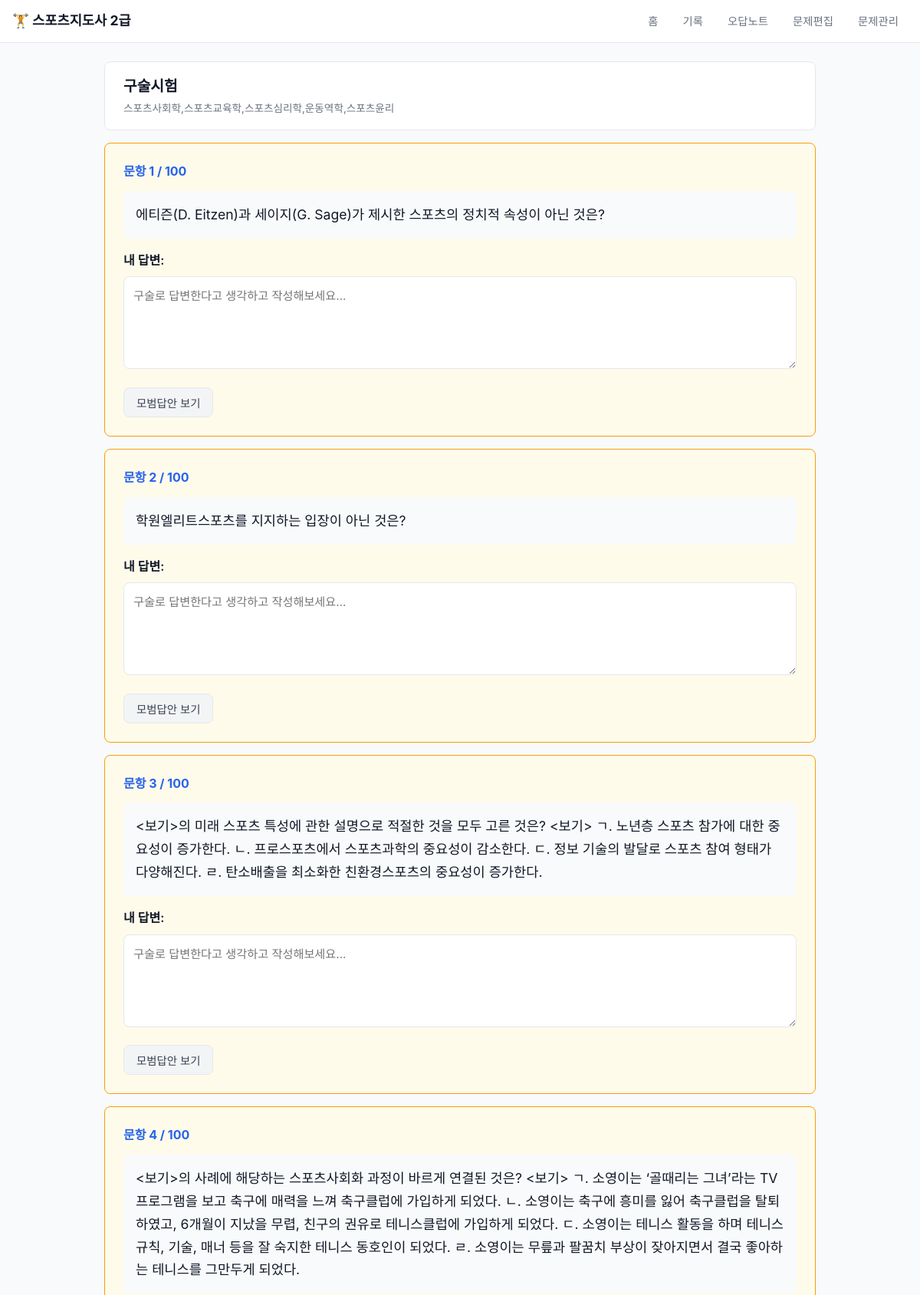
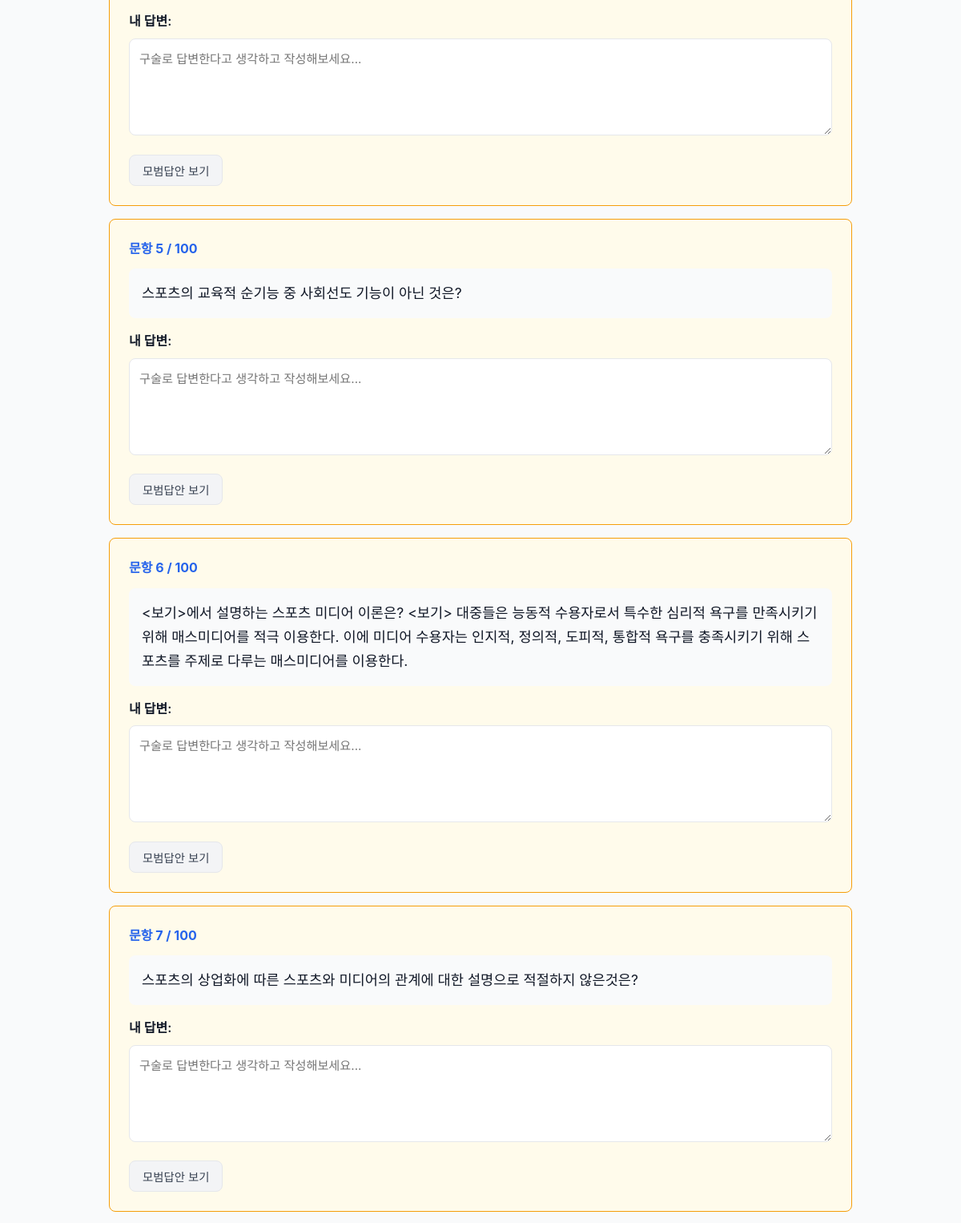
Screenshot of /oral/1 (upper part) with the database file from the repository (2 pictures, top to bottom).
### tables this page shows
CREATE TABLE test_sessions (
    id              INTEGER PRIMARY KEY AUTOINCREMENT,
    test_type       TEXT NOT NULL CHECK(test_type IN ('written', 'oral')),
    selected_subjects TEXT NOT NULL,
    total_questions INTEGER NOT NULL,
    correct_count   INTEGER DEFAULT 0,
    score_percent   REAL DEFAULT 0,
    time_limit_sec  INTEGER,
    time_spent_sec  INTEGER,
    is_passed       INTEGER DEFAULT 0,
    completed       INTEGER DEFAULT 0,
    started_at      TEXT DEFAULT (datetime('now')),
    finished_at     TEXT
);

CREATE TABLE user_answers (
    id              INTEGER PRIMARY KEY AUTOINCREMENT,
    session_id      INTEGER NOT NULL REFERENCES test_sessions(id) ON DELETE CASCADE,
    question_id     INTEGER NOT NULL REFERENCES questions(id),
    subject_id      INTEGER NOT NULL REFERENCES subjects(id),
    user_answer     TEXT,
    is_correct      INTEGER DEFAULT 0,
    answered_at     TEXT DEFAULT (datetime('now'))
);

CREATE TABLE questions (
    id              INTEGER PRIMARY KEY AUTOINCREMENT,
    subject_id      INTEGER NOT NULL REFERENCES subjects(id),
    question_type   TEXT NOT NULL CHECK(question_type IN ('multiple_choice', 'oral')),
    question_text   TEXT NOT NULL,
    option_a        TEXT,
    option_b        TEXT,
    option_c        TEXT,
    option_d        TEXT,
    correct_answer  TEXT NOT NULL,
    explanation     TEXT,
    difficulty      INTEGER DEFAULT 2 CHECK(difficulty BETWEEN 1 AND 3),
    exam_year       TEXT,
    exam_type       TEXT,
    question_number INTEGER,
    source          TEXT,
    created_at      TEXT DEFAULT (datetime('now'))
, comment TEXT);

### app.py (the view)
@app.route('/oral/<int:session_id>')
def oral_quiz(session_id):
    db = get_db()
    session = db.execute('SELECT * FROM test_sessions WHERE id = ?', (session_id,)).fetchone()
    if not session:
        flash('시험을 찾을 수 없습니다.', 'error')
        return redirect(url_for('index'))
    if session['completed']:
        return redirect(url_for('result', session_id=session_id))
    answers = db.execute('''
        SELECT ua.*, q.question_text, q.correct_answer, q.explanation, s.name as subject_name
        FROM user_answers ua
        JOIN questions q ON ua.question_id = q.id
        JOIN subjects s ON ua.subject_id = s.id
        WHERE ua.session_id = ?
        ORDER BY ua.id
    ''', (session_id,)).fetchall()
    return render_template('oral.html', session=session, answers=answers)

### app.py (called while the page is built)
def get_db():
    if 'db' not in g:
        os.makedirs(os.path.dirname(DB_PATH), exist_ok=True)
        g.db = sqlite3.connect(DB_PATH)
        g.db.row_factory = sqlite3.Row
        g.db.execute('PRAGMA foreign_keys = ON')
    return g.db

### templates/oral.html (shortened to what this page needs)
{% extends "base.html" %}
{% block content %}
<div class="quiz-header">
    <div class="quiz-info">
        <h2>구술시험</h2>
        <span>{{ session.selected_subjects }}</span>
    </div>
</div>
<form action="/oral/{{ session.id }}/submit" method="POST" id="oralForm">
    {% for a in answers %}
    <div class="oral-card" id="oral-{{ loop.index }}">
        <div class="oral-number">문항 {{ loop.index }} / {{ answers|length }}</div>
        <div class="oral-question">{{ a.question_text }}</div>
        <div class="oral-answer-area">
            <label>내 답변:</label>
            <textarea name="answer_{{ a.question_id }}" rows="5"
                      placeholder="구술로 답변한다고 생각하고 작성해보세요..."></textarea>
        </div>
        <button type="button" class="btn btn-secondary"
                onclick="showModel({{ loop.index }}, this)">
            모범답안 보기
        </button>
    </div>
    {% endfor %}
</form>
{% endblock %}

### static/style.css (style rules this page uses)
* { margin: 0; padding: 0; box-sizing: border-box; }
:root { --primary: #2563eb; --primary-dark: #1d4ed8; --success: #16a34a; --danger: #dc2626; --warning: #f59e0b; --gray-50: #f9fafb; --gray-100: #f3f4f6; --gray-200: #e5e7eb; --gray-300: #d1d5db; --gray-500: #6b7280; --gray-700: #374151; --gray-900: #111827; --radius: 8px; }
body { font-family: -apple-system, BlinkMacSystemFont, 'Segoe UI', sans-serif; background: var(--gray-50); color: var(--gray-900); line-height: 1.6; }
.btn { display: inline-block; padding: 0.5rem 1rem; border: 1px solid var(--gray-300); border-radius: var(--radius); background: white; color: var(--gray-700); cursor: pointer; font-size: 0.9rem; text-decoration: none; transition: all 0.2s; }
.btn-secondary { background: var(--gray-100); border-color: var(--gray-200); }
.oral-card:has(input:checked) { border-color: var(--warning); background: #fffbeb; }
.quiz-header { display: flex; justify-content: space-between; align-items: center; background: white; border: 1px solid var(--gray-200); border-radius: var(--radius); padding: 1rem 1.5rem; margin-bottom: 1rem; }
.quiz-info h2 { font-size: 1.2rem; }
.quiz-info span { color: var(--gray-500); font-size: 0.85rem; }
.oral-card { background: white; border: 1px solid var(--gray-200); border-radius: var(--radius); padding: 1.5rem; margin-bottom: 1rem; }
.oral-number { font-weight: 700; color: var(--primary); margin-bottom: 0.75rem; }
.oral-question { font-size: 1.1rem; line-height: 1.7; margin-bottom: 1rem; padding: 1rem; background: var(--gray-50); border-radius: var(--radius); }
.oral-answer-area { margin-bottom: 1rem; }
.oral-answer-area label { font-weight: 600; display: block; margin-bottom: 0.5rem; }
.oral-answer-area textarea { width: 100%; padding: 0.75rem; border: 1px solid var(--gray-200); border-radius: var(--radius); font-size: 0.95rem; resize: vertical; font-family: inherit; }

### rows the page displays
test_sessions: selected_subjects "스포츠사회학,스포츠교육학,스포츠심리학,운동역학,스포츠윤리"
user_answers: answers "100", question_text "에티즌(D. Eitzen)과 세이지(G. Sage)가 제시한 스포츠의 정치적 속성이 아닌 것은?", question_id "구술로 답변한다고 생각하고 작성해보세요..."
user_answers: answers "100", question_text "학원엘리트스포츠를 지지하는 입장이 아닌 것은?", question_id "구술로 답변한다고 생각하고 작성해보세요..."
user_answers: answers "100", question_text "<보기>의 미래 스포츠 특성에 관한 설명으로 적절한 것을 모두 고른 것은? <보기> ㄱ. 노년층 스포츠 참가에 대한 중요성이 증가한다. ㄴ. 프로스포츠에서 스포츠과학의 중요성이 감소한다. ㄷ. 정보 기술의 발달로 스포츠 참여 형태가 다양해진다. ㄹ. 탄소배출을 최소화한 친환경스포츠의 중요성이 증가한다.", question_id "구술로 답변한다고 생각하고 작성해보세요..."
user_answers: answers "100", question_text "<보기>의 사례에 해당하는 스포츠사회화 과정이 바르게 연결된 것은? <보기> ㄱ. 소영이는 ‘골때리는 그녀’라는 TV 프로그램을 보고 축구에 매력을 느껴 축구클럽에 가입하게 되었다. ㄴ. 소영이는 축구에 흥미를 잃어 축구클럽을 탈퇴하였고, 6개월이 지났을 무렵, 친구의 권유로 테니스클럽에 가입하게 되었다. ㄷ. 소영이는 테니스 활동을 하며 테니스 규칙, 기술, 매너 등을 잘 숙지한 테니스 동호인이 되었다. ㄹ. 소영이는 무릎과 팔꿈치 부상이 잦아지면서 결국 좋아하는 테니스를 그만두게 되었다.", question_id "구술로 답변한다고 생각하고 작성해보세요..."
user_answers: answers "100", question_text "스포츠의 교육적 순기능 중 사회선도 기능이 아닌 것은?", question_id "구술로 답변한다고 생각하고 작성해보세요..."
user_answers: answers "100", question_text "<보기>에서 설명하는 스포츠 미디어 이론은? <보기> 대중들은 능동적 수용자로서 특수한 심리적 욕구를 만족시키기 위해 매스미디어를 적극 이용한다. 이에 미디어 수용자는 인지적, 정의적, 도피적, 통합적 욕구를 충족시키기 위해 스포츠를 주제로 다루는 매스미디어를 이용한다.", question_id "구술로 답변한다고 생각하고 작성해보세요..."
user_answers: answers "100", question_text "스포츠의 상업화에 따른 스포츠와 미디어의 관계에 대한 설명으로 적절하지 않은것은?", question_id "구술로 답변한다고 생각하고 작성해보세요..."
